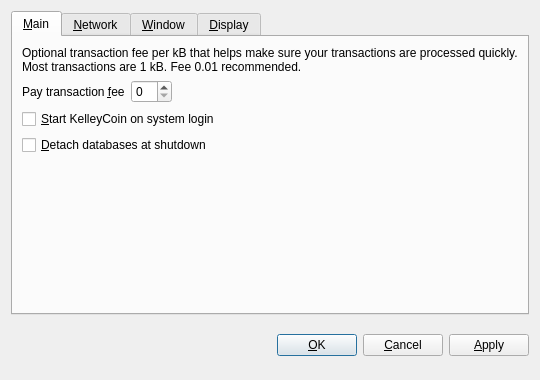
<?xml version="1.0" encoding="UTF-8"?>
<ui version="4.0">
 <class>OptionsDialog</class>
 <widget class="QDialog" name="OptionsDialog">
  <property name="geometry">
   <rect>
    <x>0</x>
    <y>0</y>
    <width>540</width>
    <height>380</height>
   </rect>
  </property>
  <property name="windowTitle">
   <string>Options</string>
  </property>
  <property name="modal">
   <bool>true</bool>
  </property>
  <layout class="QVBoxLayout" name="verticalLayout">
   <item>
    <widget class="QTabWidget" name="tabWidget">
     <property name="tabPosition">
      <enum>QTabWidget::North</enum>
     </property>
     <property name="currentIndex">
      <number>0</number>
     </property>
     <widget class="QWidget" name="tabMain">
      <attribute name="title">
       <string>&amp;Main</string>
      </attribute>
      <layout class="QVBoxLayout" name="verticalLayout_Main">
       <item>
        <widget class="QLabel" name="transactionFeeInfoLabel">
         <property name="text">
          <string>Optional transaction fee per kB that helps make sure your transactions are processed quickly. Most transactions are 1 kB. Fee 0.01 recommended.</string>
         </property>
         <property name="textFormat">
          <enum>Qt::PlainText</enum>
         </property>
         <property name="wordWrap">
          <bool>true</bool>
         </property>
        </widget>
       </item>
       <item>
        <layout class="QHBoxLayout" name="horizontalLayout_Main">
         <item>
          <widget class="QLabel" name="transactionFeeLabel">
           <property name="text">
            <string>Pay transaction &amp;fee</string>
           </property>
           <property name="textFormat">
            <enum>Qt::PlainText</enum>
           </property>
           <property name="buddy">
            <cstring>transactionFee</cstring>
           </property>
          </widget>
         </item>
         <item>
          <widget class="BitcoinAmountField" name="transactionFee"/>
         </item>
         <item>
          <spacer name="horizontalSpacer_Main">
           <property name="orientation">
            <enum>Qt::Horizontal</enum>
           </property>
           <property name="sizeHint" stdset="0">
            <size>
             <width>40</width>
             <height>20</height>
            </size>
           </property>
          </spacer>
         </item>
        </layout>
       </item>
       <item>
        <widget class="QCheckBox" name="bitcoinAtStartup">
         <property name="toolTip">
          <string>Automatically start KelleyCoin after logging in to the system.</string>
         </property>
         <property name="text">
          <string>&amp;Start KelleyCoin on system login</string>
         </property>
        </widget>
       </item>
       <item>
        <widget class="QCheckBox" name="detachDatabases">
         <property name="toolTip">
          <string>Detach block and address databases at shutdown. This means they can be moved to another data directory, but it slows down shutdown. The wallet is always detached.</string>
         </property>
         <property name="text">
          <string>&amp;Detach databases at shutdown</string>
         </property>
        </widget>
       </item>
       <item>
        <spacer name="verticalSpacer_Main">
         <property name="orientation">
          <enum>Qt::Vertical</enum>
         </property>
         <property name="sizeHint" stdset="0">
          <size>
           <width>20</width>
           <height>40</height>
          </size>
         </property>
        </spacer>
       </item>
      </layout>
     </widget>
     <widget class="QWidget" name="tabNetwork">
      <attribute name="title">
       <string>&amp;Network</string>
      </attribute>
      <layout class="QVBoxLayout" name="verticalLayout_Network">
       <item>
        <widget class="QCheckBox" name="mapPortUpnp">
         <property name="toolTip">
          <string>Automatically open the KelleyCoin client port on the router. This only works when your router supports UPnP and it is enabled.</string>
         </property>
         <property name="text">
          <string>Map port using &amp;UPnP</string>
         </property>
        </widget>
       </item>
       <item>
        <widget class="QCheckBox" name="connectSocks">
         <property name="toolTip">
          <string>Connect to the KelleyCoin network through a SOCKS proxy (e.g. when connecting through Tor).</string>
         </property>
         <property name="text">
          <string>&amp;Connect through SOCKS proxy:</string>
         </property>
        </widget>
       </item>
       <item>
        <layout class="QHBoxLayout" name="horizontalLayout_Network">
         <item>
          <widget class="QLabel" name="proxyIpLabel">
           <property name="text">
            <string>Proxy &amp;IP:</string>
           </property>
           <property name="textFormat">
            <enum>Qt::PlainText</enum>
           </property>
           <property name="buddy">
            <cstring>proxyIp</cstring>
           </property>
          </widget>
         </item>
         <item>
          <widget class="QValidatedLineEdit" name="proxyIp">
           <property name="maximumSize">
            <size>
             <width>140</width>
             <height>16777215</height>
            </size>
           </property>
           <property name="toolTip">
            <string>IP address of the proxy (e.g. 127.0.0.1)</string>
           </property>
          </widget>
         </item>
         <item>
          <widget class="QLabel" name="proxyPortLabel">
           <property name="text">
            <string>&amp;Port:</string>
           </property>
           <property name="textFormat">
            <enum>Qt::PlainText</enum>
           </property>
           <property name="buddy">
            <cstring>proxyPort</cstring>
           </property>
          </widget>
         </item>
         <item>
          <widget class="QLineEdit" name="proxyPort">
           <property name="maximumSize">
            <size>
             <width>55</width>
             <height>16777215</height>
            </size>
           </property>
           <property name="toolTip">
            <string>Port of the proxy (e.g. 9050)</string>
           </property>
          </widget>
         </item>
         <item>
          <widget class="QLabel" name="socksVersionLabel">
           <property name="text">
            <string>SOCKS &amp;Version:</string>
           </property>
           <property name="textFormat">
            <enum>Qt::PlainText</enum>
           </property>
           <property name="buddy">
            <cstring>socksVersion</cstring>
           </property>
          </widget>
         </item>
         <item>
          <widget class="QValueComboBox" name="socksVersion">
           <property name="toolTip">
            <string>SOCKS version of the proxy (e.g. 5)</string>
           </property>
          </widget>
         </item>
         <item>
          <spacer name="horizontalSpacer_Network">
           <property name="orientation">
            <enum>Qt::Horizontal</enum>
           </property>
           <property name="sizeHint" stdset="0">
            <size>
             <width>40</width>
             <height>20</height>
            </size>
           </property>
          </spacer>
         </item>
        </layout>
       </item>
       <item>
        <spacer name="verticalSpacer_Network">
         <property name="orientation">
          <enum>Qt::Vertical</enum>
         </property>
         <property name="sizeHint" stdset="0">
          <size>
           <width>20</width>
           <height>40</height>
          </size>
         </property>
        </spacer>
       </item>
      </layout>
     </widget>
     <widget class="QWidget" name="tabWindow">
      <attribute name="title">
       <string>&amp;Window</string>
      </attribute>
      <layout class="QVBoxLayout" name="verticalLayout_Window">
       <item>
        <widget class="QCheckBox" name="minimizeToTray">
         <property name="toolTip">
          <string>Show only a tray icon after minimizing the window.</string>
         </property>
         <property name="text">
          <string>&amp;Minimize to the tray instead of the taskbar</string>
         </property>
        </widget>
       </item>
       <item>
        <widget class="QCheckBox" name="minimizeOnClose">
         <property name="toolTip">
          <string>Minimize instead of exit the application when the window is closed. When this option is enabled, the application will be closed only after selecting Quit in the menu.</string>
         </property>
         <property name="text">
          <string>M&amp;inimize on close</string>
         </property>
        </widget>
       </item>
       <item>
        <spacer name="verticalSpacer_Window">
         <property name="orientation">
          <enum>Qt::Vertical</enum>
         </property>
         <property name="sizeHint" stdset="0">
          <size>
           <width>20</width>
           <height>40</height>
          </size>
         </property>
        </spacer>
       </item>
      </layout>
     </widget>
     <widget class="QWidget" name="tabDisplay">
      <attribute name="title">
       <string>&amp;Display</string>
      </attribute>
      <layout class="QVBoxLayout" name="verticalLayout_Display">
       <item>
        <layout class="QHBoxLayout" name="horizontalLayout_1_Display">
         <item>
          <widget class="QLabel" name="langLabel">
           <property name="text">
            <string>User Interface &amp;language:</string>
           </property>
           <property name="textFormat">
            <enum>Qt::PlainText</enum>
           </property>
           <property name="buddy">
            <cstring>lang</cstring>
           </property>
          </widget>
         </item>
         <item>
          <widget class="QValueComboBox" name="lang">
           <property name="toolTip">
            <string>The user interface language can be set here. This setting will take effect after restarting KelleyCoin.</string>
           </property>
          </widget>
         </item>
        </layout>
       </item>
       <item>
        <layout class="QHBoxLayout" name="horizontalLayout_2_Display">
         <item>
          <widget class="QLabel" name="unitLabel">
           <property name="text">
            <string>&amp;Unit to show amounts in:</string>
           </property>
           <property name="textFormat">
            <enum>Qt::PlainText</enum>
           </property>
           <property name="buddy">
            <cstring>unit</cstring>
           </property>
          </widget>
         </item>
         <item>
          <widget class="QValueComboBox" name="unit">
           <property name="toolTip">
            <string>Choose the default subdivision unit to show in the interface and when sending coins.</string>
           </property>
          </widget>
         </item>
        </layout>
       </item>
       <item>
        <widget class="QCheckBox" name="displayAddresses">
         <property name="toolTip">
          <string>Whether to show KelleyCoin addresses in the transaction list or not.</string>
         </property>
         <property name="text">
          <string>&amp;Display addresses in transaction list</string>
         </property>
        </widget>
       </item>
       <item>
        <widget class="QCheckBox" name="coinControlFeatures">
         <property name="toolTip">
          <string>Whether to show coin control features or not.</string>
         </property>
         <property name="text">
          <string>Display coin &amp;control features (experts only!)</string>
         </property>
        </widget>
       </item>
       <item>
        <spacer name="verticalSpacer_Display">
         <property name="orientation">
          <enum>Qt::Vertical</enum>
         </property>
         <property name="sizeHint" stdset="0">
          <size>
           <width>20</width>
           <height>40</height>
          </size>
         </property>
        </spacer>
       </item>
      </layout>
     </widget>
    </widget>
   </item>
   <item>
    <layout class="QHBoxLayout" name="horizontalLayout_Buttons">
     <item>
      <spacer name="horizontalSpacer_1">
       <property name="orientation">
        <enum>Qt::Horizontal</enum>
       </property>
       <property name="sizeHint" stdset="0">
        <size>
         <width>40</width>
         <height>48</height>
        </size>
       </property>
      </spacer>
     </item>
     <item>
      <widget class="QLabel" name="statusLabel">
       <property name="font">
        <font>
         <weight>75</weight>
         <bold>true</bold>
        </font>
       </property>
       <property name="text">
        <string/>
       </property>
       <property name="textFormat">
        <enum>Qt::PlainText</enum>
       </property>
       <property name="wordWrap">
        <bool>true</bool>
       </property>
      </widget>
     </item>
     <item>
      <spacer name="horizontalSpacer_2">
       <property name="orientation">
        <enum>Qt::Horizontal</enum>
       </property>
       <property name="sizeHint" stdset="0">
        <size>
         <width>40</width>
         <height>48</height>
        </size>
       </property>
      </spacer>
     </item>
     <item>
      <widget class="QPushButton" name="okButton">
       <property name="text">
        <string>&amp;OK</string>
       </property>
      </widget>
     </item>
     <item>
      <widget class="QPushButton" name="cancelButton">
       <property name="text">
        <string>&amp;Cancel</string>
       </property>
       <property name="autoDefault">
        <bool>false</bool>
       </property>
      </widget>
     </item>
     <item>
      <widget class="QPushButton" name="applyButton">
       <property name="text">
        <string>&amp;Apply</string>
       </property>
       <property name="autoDefault">
        <bool>false</bool>
       </property>
      </widget>
     </item>
    </layout>
   </item>
  </layout>
 </widget>
 <customwidgets>
  <customwidget>
   <class>BitcoinAmountField</class>
   <extends>QSpinBox</extends>
   <header>bitcoinamountfield.h</header>
  </customwidget>
  <customwidget>
   <class>QValueComboBox</class>
   <extends>QComboBox</extends>
   <header>qvaluecombobox.h</header>
  </customwidget>
  <customwidget>
   <class>QValidatedLineEdit</class>
   <extends>QLineEdit</extends>
   <header>qvalidatedlineedit.h</header>
  </customwidget>
 </customwidgets>
 <resources/>
 <connections/>
</ui>
